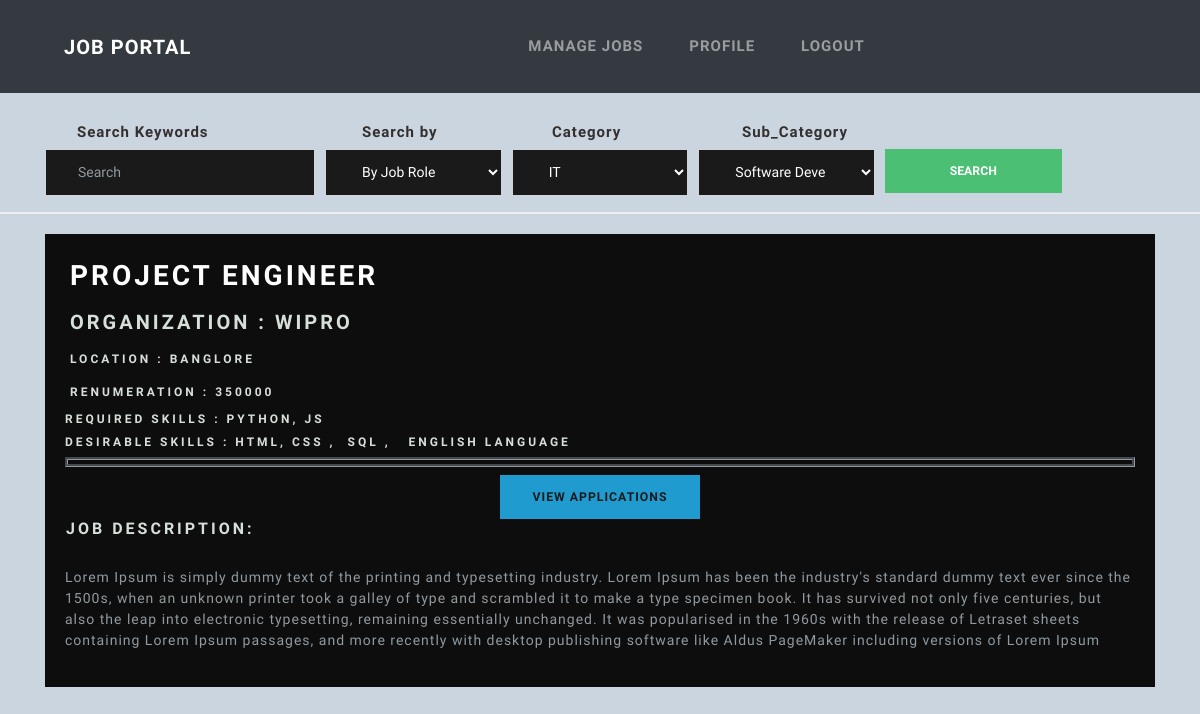
The page /job_details/1 (signed in) on the database as committed earlier.
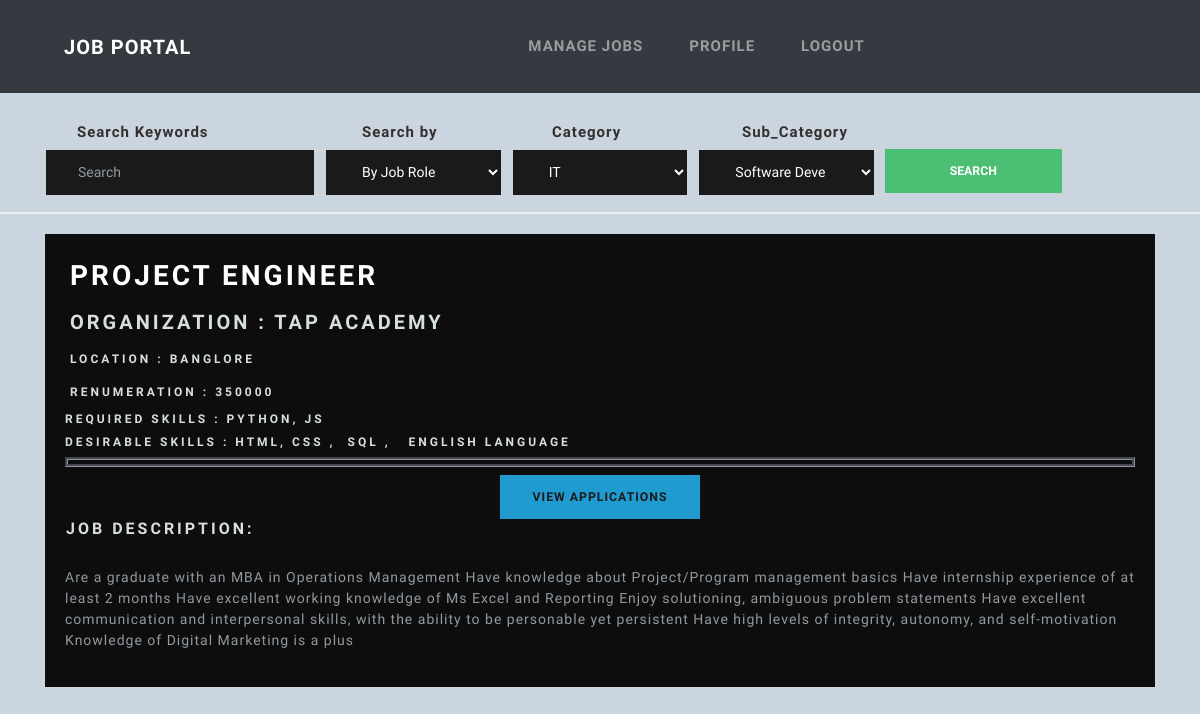
The same page on the database as committed later.
### core/models.py (models this page shows, shortened)
class Job(models.Model):
    job_role = models.CharField(max_length=255)
    job_description = models.CharField(max_length=1000)
    organization = models.CharField(max_length=255)
    remuneration = models.IntegerField()
    location = models.CharField(max_length=255)
    category = models.ForeignKey(
        Category, on_delete=models.SET_NULL, null=True)
    sub_category = models.ForeignKey(
        Subcategory, on_delete=models.SET_NULL, null=True)
    skill_required_1 = models.CharField(max_length=255)
    skill_required_2 = models.CharField(max_length=255)
    skill_required_3 = models.CharField(max_length=255, blank=True, null=True)
    skill_required_4 = models.CharField(max_length=255, blank=True, null=True)
    skill_required_5 = models.CharField(max_length=255, blank=True, null=True)
    deadline = models.DateField()
    posted_date = models.DateField(auto_now_add=True)
    recruiter = models.ForeignKey(RecruiterProfile, on_delete=models.CASCADE)

### core/views.py (the view)
# urls.py: path("job_details/<int:jid>", job_details, name="job_details"),
@login_required
def job_details(request,jid):
    try:
        job = Job.objects.get(id=jid)
        if request.user.is_seeker:
            try:
                seekerprofile = SeekerProfile.objects.get(seeker=request.user)
                application = Application.objects.get(seeker=seekerprofile, job = job)
                status = application.status
                form = None
            except Exception:
                status = "T"
                form = Application_form
        else:
            status = "F"
            form = None
        args = {'job':job,
                'status':status,
                'form':form}
    except:
        messages.warning(request,"invalid request")
        args = {'job':None,
                'status':None,
                'form':None}
    print(status)
    return render(request,'components/job_details.html', args)

### core/templates/components/job_details.html (shortened to what this page needs)
{%  extends "base.html" %}
{% load static %}
{% load widget_tweaks %}
{% block content %}
<div class="container">
    {% if job %}
    <div class="job_details" style="margin-top: 20px">
        <div class="row">
        <div class="col-md-12">
            <h2 class="text-light" id="job_name"> {{ job.job_role }} </h2>
        </div>
    </div>
    <div class="row">
        <div class="col-md-12">
            <h4 id="job_organization"> Organization : {{ job.organization }}</h4>
        </div>
    </div>
    <div class="row">
        <div class="col-md-12">
            <h6 id="job_location">  Location : {{ job.location }} </h6>
        </div>
    </div>
    <div class="row">
        <div class="col-md-12">
             <h6 id="job_renumeration"> Renumeration : {{ job.remuneration }} </h6>
        </div>
    </div>
    <div class="row">
        <div class="col-md-12">
             <h6 id="skill_required"> Required Skills :
              {{ job.skill_required_1 }},
            {{ job.skill_required_2 }}
        </div>
    </div>
    <div class="row">
        <div class="col-md-12">
             <h6 id="skill_required"> Desirable Skills :
             {% if job.skill_required_3 %} {{ job.skill_required_3 }} {% endif %}
            {% if job.skill_required_4 %} , &nbsp;{{ job.skill_required_4 }} {% endif %}
                 {% if job.skill_required_5 %}, &nbsp; {{ job.skill_required_5 }} {% endif %}</h6>
        </div>
    </div>
        <div class="border-job-details"> </div>
        <div class="text-center">
            {% if request.user.is_seeker and status == 'T' %}
            <button class="btn bg-info apply-button text-center" id="applyButton"
                    onclick="applicationViewer()" style="margin-top: 20px"> Apply </button>
                {% elif request.user.is_seeker and status == "F" %}
                    <h5 style="margin-top: 30px; color: #d9534f"> You have already applied for this job </h5>
            {% else %}
                <a href="{% url 'applications' job.id %}" class="btn bg-info apply-button text-center mt-2">View Applications</a>
            {% endif %}
        </div>
    <div class="row ">
        <h5 class="ml-3">Job Description:</h5>
        <div class="col-md-12 description_detailed">
            <p> {{ job.job_description }}</p>
        </div>
    </div>
    </div>
    {% endif %}
    </div>
{%  endblock content %}

Rows that differ between the two databases and show on the page:
changed Job "PROJECT ENGINEER": organization "WIPRO" → "TAP ACADEMY"; job_description "Lorem Ipsum is simply dummy text of the printing and typesetting industry. Lorem Ipsum has been the industry's standard dummy text ever since the 1500s, when an unknown printer took a galley of type and scrambled it to make a type specimen book. It has survived not only five centuries, but also the leap into electronic typesetting, remaining essentially unchanged. It was popularised in the 1960s with the release of Letraset sheets containing Lorem Ipsum passages, and more recently with desktop publishing software like Aldus PageMaker including versions of Lorem Ipsum" → "Are a graduate with an MBA in Operations Management Have knowledge about Project/Program management basics Have internship experience of at least 2 months Have excellent working knowledge of Ms Excel and Reporting Enjoy solutioning, ambiguous problem statements Have excellent communication and interpersonal skills, with the ability to be personable yet persistent Have high levels of integrity, autonomy, and self-motivation Knowledge of Digital Marketing is a plus"
